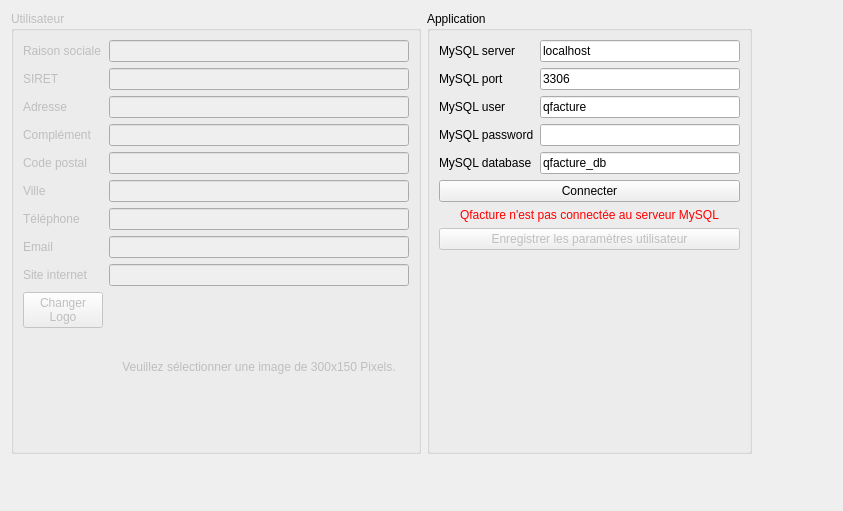
      <widget class="QWidget" name="Param">
       <attribute name="title">
        <string>Paramètres</string>
       </attribute>
       <layout class="QGridLayout" name="gridLayout_3">
        <item row="0" column="0" colspan="2">
         <widget class="QGroupBox" name="uGroupBox">
          <property name="enabled">
           <bool>false</bool>
          </property>
          <property name="minimumSize">
           <size>
            <width>0</width>
            <height>0</height>
           </size>
          </property>
          <property name="maximumSize">
           <size>
            <width>800</width>
            <height>600</height>
           </size>
          </property>
          <property name="autoFillBackground">
           <bool>false</bool>
          </property>
          <property name="title">
           <string>Utilisateur</string>
          </property>
          <layout class="QFormLayout" name="formLayout">
           <property name="fieldGrowthPolicy">
            <enum>QFormLayout::AllNonFixedFieldsGrow</enum>
           </property>
           <item row="0" column="0">
            <widget class="QLabel" name="label">
             <property name="text">
              <string>Raison sociale</string>
             </property>
             <property name="buddy">
              <cstring>uName</cstring>
             </property>
            </widget>
           </item>
           <item row="0" column="1">
            <widget class="QLineEdit" name="uName">
             <property name="minimumSize">
              <size>
               <width>300</width>
               <height>0</height>
              </size>
             </property>
             <property name="maximumSize">
              <size>
               <width>300</width>
               <height>16777215</height>
              </size>
             </property>
            </widget>
           </item>
           <item row="1" column="0">
            <widget class="QLabel" name="label_2">
             <property name="text">
              <string>SIRET</string>
             </property>
             <property name="buddy">
              <cstring>uSiret</cstring>
             </property>
            </widget>
           </item>
           <item row="1" column="1">
            <widget class="QLineEdit" name="uSiret">
             <property name="minimumSize">
              <size>
               <width>300</width>
               <height>0</height>
              </size>
             </property>
             <property name="maximumSize">
              <size>
               <width>300</width>
               <height>16777215</height>
              </size>
             </property>
            </widget>
           </item>
           <item row="2" column="0">
            <widget class="QLabel" name="label_3">
             <property name="text">
              <string>Adresse</string>
             </property>
             <property name="buddy">
              <cstring>uAdress</cstring>
             </property>
            </widget>
           </item>
           <item row="2" column="1">
            <widget class="QLineEdit" name="uAdress">
             <property name="minimumSize">
              <size>
               <width>300</width>
               <height>0</height>
              </size>
             </property>
             <property name="maximumSize">
              <size>
               <width>300</width>
               <height>16777215</height>
              </size>
             </property>
            </widget>
           </item>
           <item row="3" column="0">
            <widget class="QLabel" name="label_4">
             <property name="text">
              <string>Complément</string>
             </property>
             <property name="buddy">
              <cstring>uAdress2</cstring>
             </property>
            </widget>
           </item>
           <item row="3" column="1">
            <widget class="QLineEdit" name="uAdress2">
             <property name="minimumSize">
              <size>
               <width>300</width>
               <height>0</height>
              </size>
             </property>
             <property name="maximumSize">
              <size>
               <width>300</width>
               <height>16777215</height>
              </size>
             </property>
            </widget>
           </item>
           <item row="4" column="0">
            <widget class="QLabel" name="label_5">
             <property name="text">
              <string>Code postal</string>
             </property>
             <property name="buddy">
              <cstring>uZip</cstring>
             </property>
            </widget>
           </item>
           <item row="4" column="1">
            <widget class="QLineEdit" name="uZip">
             <property name="minimumSize">
              <size>
               <width>300</width>
               <height>0</height>
              </size>
             </property>
             <property name="maximumSize">
              <size>
               <width>300</width>
               <height>16777215</height>
              </size>
             </property>
            </widget>
           </item>
           <item row="5" column="0">
            <widget class="QLabel" name="label_6">
             <property name="text">
              <string>Ville</string>
             </property>
             <property name="buddy">
              <cstring>uCity</cstring>
             </property>
            </widget>
           </item>
           <item row="5" column="1">
            <widget class="QLineEdit" name="uCity">
             <property name="minimumSize">
              <size>
               <width>300</width>
               <height>0</height>
              </size>
             </property>
             <property name="maximumSize">
              <size>
               <width>300</width>
               <height>16777215</height>
              </size>
             </property>
            </widget>
           </item>
           <item row="6" column="0">
            <widget class="QLabel" name="label_7">
             <property name="text">
              <string>Téléphone</string>
             </property>
             <property name="buddy">
              <cstring>uPhone</cstring>
             </property>
            </widget>
           </item>
           <item row="6" column="1">
            <widget class="QLineEdit" name="uPhone">
             <property name="minimumSize">
              <size>
               <width>300</width>
               <height>0</height>
              </size>
             </property>
             <property name="maximumSize">
              <size>
               <width>300</width>
               <height>16777215</height>
              </size>
             </property>
            </widget>
           </item>
           <item row="7" column="0">
            <widget class="QLabel" name="label_8">
             <property name="text">
              <string>Email</string>
             </property>
             <property name="buddy">
              <cstring>uMail</cstring>
             </property>
            </widget>
           </item>
           <item row="7" column="1">
            <widget class="QLineEdit" name="uMail">
             <property name="minimumSize">
              <size>
               <width>300</width>
               <height>0</height>
              </size>
             </property>
             <property name="maximumSize">
              <size>
               <width>300</width>
               <height>16777215</height>
              </size>
             </property>
            </widget>
           </item>
           <item row="8" column="0">
            <widget class="QLabel" name="label_9">
             <property name="text">
              <string>Site internet</string>
             </property>
             <property name="buddy">
              <cstring>uHome</cstring>
             </property>
            </widget>
           </item>
           <item row="8" column="1">
            <widget class="QLineEdit" name="uHome">
             <property name="minimumSize">
              <size>
               <width>300</width>
               <height>0</height>
              </size>
             </property>
             <property name="maximumSize">
              <size>
               <width>300</width>
               <height>16777215</height>
              </size>
             </property>
            </widget>
           </item>
           <item row="10" column="0">
            <widget class="QPushButton" name="uChangeLogo">
             <property name="text">
              <string>Changer
Logo</string>
             </property>
            </widget>
           </item>
           <item row="10" column="1">
            <widget class="QLabel" name="uLogo">
             <property name="minimumSize">
              <size>
               <width>300</width>
               <height>150</height>
              </size>
             </property>
             <property name="maximumSize">
              <size>
               <width>300</width>
               <height>150</height>
              </size>
             </property>
             <property name="text">
              <string>Veuillez sélectionner une image de 300x150 Pixels.</string>
             </property>
             <property name="alignment">
              <set>Qt::AlignCenter</set>
             </property>
             <property name="indent">
              <number>-5</number>
             </property>
            </widget>
           </item>
          </layout>
         </widget>
        </item>
        <item row="0" column="3" rowspan="2">
         <spacer name="horizontalSpacer">
          <property name="orientation">
           <enum>Qt::Horizontal</enum>
          </property>
          <property name="sizeType">
           <enum>QSizePolicy::Expanding</enum>
          </property>
          <property name="sizeHint" stdset="0">
           <size>
            <width>80</width>
            <height>20</height>
           </size>
          </property>
         </spacer>
        </item>
        <item row="1" column="0">
         <spacer name="verticalSpacer">
          <property name="orientation">
           <enum>Qt::Vertical</enum>
          </property>
          <property name="sizeHint" stdset="0">
           <size>
            <width>20</width>
            <height>40</height>
           </size>
          </property>
         </spacer>
        </item>
        <item row="0" column="2">
         <widget class="QGroupBox" name="aGroupBox">
          <property name="sizePolicy">
           <sizepolicy hsizetype="Maximum" vsizetype="Maximum">
            <horstretch>0</horstretch>
            <verstretch>0</verstretch>
           </sizepolicy>
          </property>
          <property name="minimumSize">
           <size>
            <width>0</width>
            <height>0</height>
           </size>
          </property>
          <property name="maximumSize">
           <size>
            <width>800</width>
            <height>800</height>
           </size>
          </property>
          <property name="title">
           <string>Application</string>
          </property>
          <layout class="QFormLayout" name="formLayout_3">
           <property name="fieldGrowthPolicy">
            <enum>QFormLayout::AllNonFixedFieldsGrow</enum>
           </property>
           <item row="0" column="0">
            <widget class="QLabel" name="label_14">
             <property name="minimumSize">
              <size>
               <width>0</width>
               <height>0</height>
              </size>
             </property>
             <property name="maximumSize">
              <size>
               <width>1555</width>
               <height>16777215</height>
              </size>
             </property>
             <property name="text">
              <string>MySQL server</string>
             </property>
             <property name="buddy">
              <cstring>aServer</cstring>
             </property>
            </widget>
           </item>
           <item row="0" column="1">
            <widget class="QLineEdit" name="aServer">
             <property name="minimumSize">
              <size>
               <width>200</width>
               <height>0</height>
              </size>
             </property>
             <property name="maximumSize">
              <size>
               <width>200</width>
               <height>16777215</height>
              </size>
             </property>
             <property name="inputMask">
              <string notr="true"/>
             </property>
             <property name="text">
              <string notr="true">localhost</string>
             </property>
            </widget>
           </item>
           <item row="1" column="0">
            <widget class="QLabel" name="label_15">
             <property name="minimumSize">
              <size>
               <width>0</width>
               <height>0</height>
              </size>
             </property>
             <property name="maximumSize">
              <size>
               <width>1555</width>
               <height>16777215</height>
              </size>
             </property>
             <property name="text">
              <string>MySQL port</string>
             </property>
             <property name="buddy">
              <cstring>aPort</cstring>
             </property>
            </widget>
           </item>
           <item row="1" column="1">
            <widget class="QLineEdit" name="aPort">
             <property name="minimumSize">
              <size>
               <width>200</width>
               <height>0</height>
              </size>
             </property>
             <property name="maximumSize">
              <size>
               <width>200</width>
               <height>16777215</height>
              </size>
             </property>
             <property name="text">
              <string notr="true">3306</string>
             </property>
            </widget>
           </item>
           <item row="2" column="0">
            <widget class="QLabel" name="label_16">
             <property name="minimumSize">
              <size>
               <width>0</width>
               <height>0</height>
              </size>
             </property>
             <property name="maximumSize">
              <size>
               <width>1555</width>
               <height>16777215</height>
              </size>
             </property>
             <property name="text">
              <string>MySQL user</string>
             </property>
             <property name="buddy">
              <cstring>aUser</cstring>
             </property>
            </widget>
           </item>
           <item row="2" column="1">
            <widget class="QLineEdit" name="aUser">
             <property name="minimumSize">
              <size>
               <width>200</width>
               <height>0</height>
              </size>
             </property>
             <property name="maximumSize">
              <size>
               <width>200</width>
               <height>16777215</height>
              </size>
             </property>
             <property name="inputMask">
              <string notr="true"/>
             </property>
             <property name="text">
              <string notr="true">qfacture</string>
             </property>
            </widget>
           </item>
           <item row="3" column="0">
            <widget class="QLabel" name="label_17">
             <property name="minimumSize">
              <size>
               <width>0</width>
               <height>0</height>
              </size>
             </property>
             <property name="maximumSize">
              <size>
               <width>1555</width>
               <height>16777215</height>
              </size>
             </property>
             <property name="text">
              <string>MySQL password</string>
             </property>
             <property name="buddy">
              <cstring>aPass</cstring>
             </property>
            </widget>
           </item>
           <item row="3" column="1">
            <widget class="QLineEdit" name="aPass">
             <property name="minimumSize">
              <size>
               <width>200</width>
               <height>0</height>
              </size>
             </property>
             <property name="maximumSize">
              <size>
               <width>200</width>
               <height>16777215</height>
              </size>
             </property>
             <property name="inputMask">
              <string notr="true"/>
             </property>
             <property name="text">
              <string notr="true"/>
             </property>
             <property name="echoMode">
              <enum>QLineEdit::Password</enum>
             </property>
            </widget>
           </item>
           <item row="4" column="0">
            <widget class="QLabel" name="label_18">
             <property name="minimumSize">
              <size>
               <width>0</width>
               <height>0</height>
              </size>
             </property>
             <property name="maximumSize">
              <size>
               <width>1555</width>
               <height>16777215</height>
              </size>
             </property>
             <property name="text">
              <string>MySQL database</string>
             </property>
             <property name="buddy">
              <cstring>aDb</cstring>
             </property>
            </widget>
           </item>
           <item row="4" column="1">
            <widget class="QLineEdit" name="aDb">
             <property name="minimumSize">
              <size>
               <width>200</width>
               <height>0</height>
              </size>
             </property>
             <property name="maximumSize">
              <size>
               <width>200</width>
               <height>16777215</height>
              </size>
             </property>
             <property name="inputMask">
              <string notr="true"/>
             </property>
             <property name="text">
              <string notr="true">qfacture_db</string>
             </property>
            </widget>
           </item>
           <item row="6" column="0" colspan="2">
            <widget class="QLabel" name="aFlag">
             <property name="sizePolicy">
              <sizepolicy hsizetype="Minimum" vsizetype="Preferred">
               <horstretch>0</horstretch>
               <verstretch>0</verstretch>
              </sizepolicy>
             </property>
             <property name="palette">
              <palette>
               <active>
                <colorrole role="WindowText">
                 <brush brushstyle="SolidPattern">
                  <color alpha="255">
                   <red>255</red>
                   <green>0</green>
                   <blue>0</blue>
                  </color>
                 </brush>
                </colorrole>
               </active>
               <inactive>
                <colorrole role="WindowText">
                 <brush brushstyle="SolidPattern">
                  <color alpha="255">
                   <red>255</red>
                   <green>0</green>
                   <blue>0</blue>
                  </color>
                 </brush>
                </colorrole>
               </inactive>
               <disabled>
                <colorrole role="WindowText">
                 <brush brushstyle="SolidPattern">
                  <color alpha="255">
                   <red>122</red>
                   <green>122</green>
                   <blue>122</blue>
                  </color>
                 </brush>
                </colorrole>
               </disabled>
              </palette>
             </property>
             <property name="text">
              <string>Qfacture n'est pas connectée au serveur MySQL</string>
             </property>
             <property name="alignment">
              <set>Qt::AlignCenter</set>
             </property>
             <property name="buddy">
              <cstring>aConnect</cstring>
             </property>
            </widget>
           </item>
           <item row="7" column="0" colspan="2">
            <widget class="QPushButton" name="uSave">
             <property name="enabled">
              <bool>false</bool>
             </property>
             <property name="minimumSize">
              <size>
               <width>0</width>
               <height>0</height>
              </size>
             </property>
             <property name="maximumSize">
              <size>
               <width>500</width>
               <height>16777215</height>
              </size>
             </property>
             <property name="text">
              <string>Enregistrer les paramètres utilisateur</string>
             </property>
             <property name="checkable">
              <bool>false</bool>
             </property>
             <property name="flat">
              <bool>false</bool>
             </property>
            </widget>
           </item>
           <item row="5" column="0" colspan="2">
            <widget class="QPushButton" name="aConnect">
             <property name="maximumSize">
              <size>
               <width>16777214</width>
               <height>16777215</height>
              </size>
             </property>
             <property name="text">
              <string>Connecter</string>
             </property>
            </widget>
           </item>
          </layout>
         </widget>
        </item>
        <item row="1" column="2">
         <spacer name="verticalSpacer_2">
          <property name="orientation">
           <enum>Qt::Vertical</enum>
          </property>
          <property name="sizeHint" stdset="0">
           <size>
            <width>20</width>
            <height>40</height>
           </size>
          </property>
         </spacer>
        </item>
       </layout>
      </widget>
